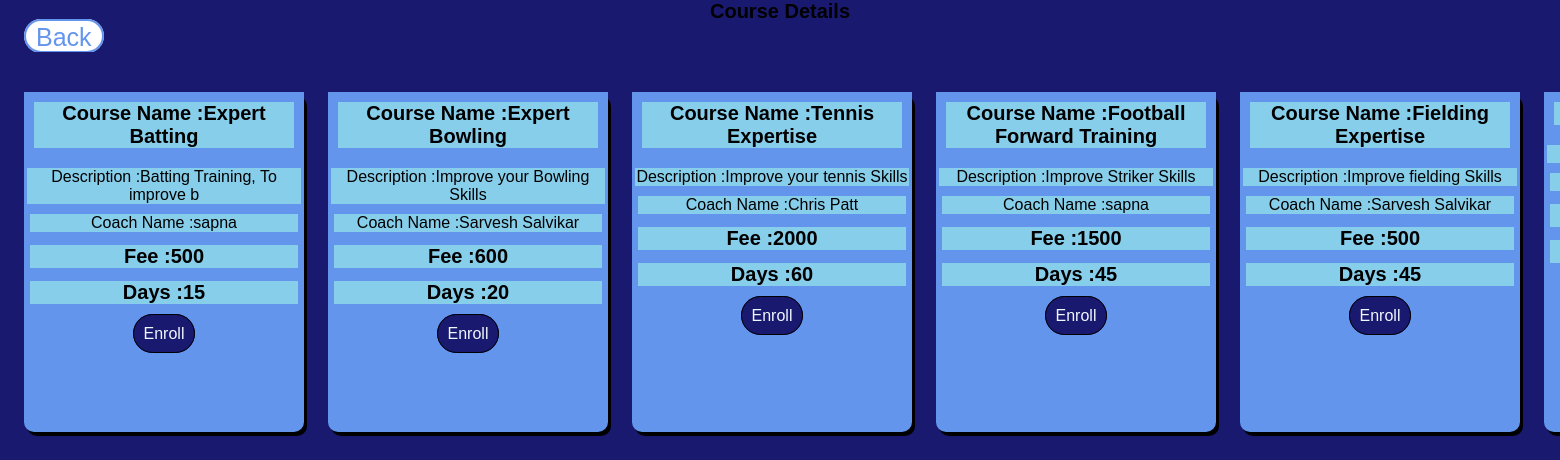
Page /FrontEnd/viewCourse.php on the committed database.
### tables this page shows
CREATE TABLE `emp` (
  `eid` int(11) NOT NULL,
  `ename` varchar(40) NOT NULL,
  `role` varchar(30) NOT NULL,
  `sport` varchar(30) NOT NULL
);

CREATE TABLE `course` (
  `cid` int(11) NOT NULL,
  `eid` int(11) DEFAULT NULL,
  `cname` varchar(30) NOT NULL,
  `des` varchar(30) DEFAULT NULL,
  `fee` int(11) NOT NULL,
  `days` int(11) NOT NULL
);

### FrontEnd/viewCourse.php (the view, shortened to what this page needs)
<?php
  include('connection.php');
  $query = "select * from course";
  $query_run = mysqli_query($connection,$query);
?>
<!DOCTYPE html>
<html>
<head>
</head>
<body>
  <form action="Enroll.php" method="GET">
 <h1><center>Course Details</center></h1>
 <a class="btn" href="home.php">Back</a> <br>
    <?php
      while($row = mysqli_fetch_assoc($query_run))
      {     $fee=$row['fee'];
    $query1="select ename from emp where eid=$row[eid]";
    $query1_run=mysqli_query($connection,$query1);
    while($row2 = mysqli_fetch_assoc($query1_run)){ ?>
      <div class="main">
      <div class="card">
      <div class="title">
      <h1>Course Name :<?php echo $row['cname']; ?></h1>
      </div>
      <div class="des">
      <p>Description :<?php echo $row['des']; ?></p>
      <div class="des">
      <p>Coach Name :<?php echo $row2['ename']; ?></p></div>
      <div class="des">
      <h1>Fee :<?php echo $row['fee']; ?></h1>
      </div>
      <div class="des">
      <h1>Days :<?php echo $row['days']; ?></h1>
      </div>
      <br>
      <a href="Enroll.php?cid=<?php echo $row['cid']; ?>">Enroll</a>
      </div>
      </div>
    <?php }  }?>
    </div>
      </form>
  </body>
</html>

### FrontEnd/viewCourse.php (style rules this page uses)
* { background: midnightblue; background-size:auto; margin: 0; padding: 0; box-sizing: border-box; font-family: "Poppins", sans-serif; }
.main { display: inline-flex; margin-left: 20px; }
.card { width: 280px; height: 340px; margin-top: 5vh; margin-left: .5vh; border-radius: 10px; box-shadow: 3px 4px black; background: cornflowerblue; animation: slide-in 0.6s ease-out; transition: all 0.6s; }
.title { text-align: center; padding: 10px; background: cornflowerblue; }
h1 { font-size: 20px; background: skyblue; }
.des { padding: 3px; text-align: center; padding-top: 10px; border-bottom-right-radius: 5px; border-bottom-left-radius: 5px; background: cornflowerblue; }
.des p { background: skyblue; }
.des a { background: midnightblue; color: aliceblue; margin-top: 40px; text-decoration: none; margin-bottom: 10px; border: 1px solid black; border-radius: 25px; padding: 10px; }
.btn { background: white; color: cornflowerblue; text-decoration: none; border: 2px solid cornflowerblue; border-radius: 25px; margin-left: 3vh; padding-left: 10px; padding-right: 10px; padding-top: 2px; padding-bottom: 0px; font-size: 25px; }

### rows in the picture
course: cname "Expert Batting", des "Batting Training, To improve b", fee "500", days "15"
emp: ename "sapna"
course: cname "Expert Bowling", des "Improve your Bowling Skills", fee "600", days "20"
emp: ename "Sarvesh Salvikar"
course: cname "Tennis Expertise", des "Improve your tennis Skills", fee "2000", days "60"
emp: ename "Chris Patt"
course: cname "Football Forward Training", des "Improve Striker Skills", fee "1500", days "45"
course: cname "Fielding Expertise", des "Improve fielding Skills", fee "500", days "45"
